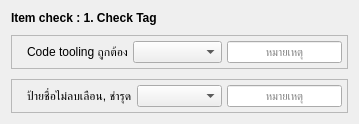
                                 <widget class="QWidget" name="tab">
                                  <property name="styleSheet">
                                   <string notr="true"/>
                                  </property>
                                  <attribute name="title">
                                   <string>1.Check Tag</string>
                                  </attribute>
                                  <layout class="QVBoxLayout" name="verticalLayout_8">
                                   <item alignment="Qt::AlignTop">
                                    <widget class="QWidget" name="widget_12" native="true">
                                     <layout class="QVBoxLayout" name="verticalLayout_11">
                                      <property name="spacing">
                                       <number>10</number>
                                      </property>
                                      <property name="leftMargin">
                                       <number>0</number>
                                      </property>
                                      <property name="topMargin">
                                       <number>0</number>
                                      </property>
                                      <property name="rightMargin">
                                       <number>0</number>
                                      </property>
                                      <property name="bottomMargin">
                                       <number>0</number>
                                      </property>
                                      <item alignment="Qt::AlignTop">
                                       <widget class="QLabel" name="label_13">
                                        <property name="font">
                                         <font>
                                          <family>Tahoma</family>
                                          <pointsize>9</pointsize>
                                          <bold>true</bold>
                                         </font>
                                        </property>
                                        <property name="text">
                                         <string>Item check : 1. Check Tag</string>
                                        </property>
                                       </widget>
                                      </item>
                                      <item>
                                       <widget class="QFrame" name="frame_5">
                                        <property name="sizePolicy">
                                         <sizepolicy hsizetype="Preferred" vsizetype="Preferred">
                                          <horstretch>0</horstretch>
                                          <verstretch>0</verstretch>
                                         </sizepolicy>
                                        </property>
                                        <property name="font">
                                         <font>
                                          <family>Tahoma</family>
                                          <pointsize>9</pointsize>
                                          <bold>false</bold>
                                         </font>
                                        </property>
                                        <property name="frameShape">
                                         <enum>QFrame::StyledPanel</enum>
                                        </property>
                                        <property name="frameShadow">
                                         <enum>QFrame::Raised</enum>
                                        </property>
                                        <layout class="QHBoxLayout" name="horizontalLayout_14">
                                         <property name="spacing">
                                          <number>5</number>
                                         </property>
                                         <property name="leftMargin">
                                          <number>15</number>
                                         </property>
                                         <property name="topMargin">
                                          <number>5</number>
                                         </property>
                                         <property name="rightMargin">
                                          <number>5</number>
                                         </property>
                                         <property name="bottomMargin">
                                          <number>5</number>
                                         </property>
                                         <item alignment="Qt::AlignLeft">
                                          <widget class="QLabel" name="label_17">
                                           <property name="sizePolicy">
                                            <sizepolicy hsizetype="Expanding" vsizetype="Expanding">
                                             <horstretch>0</horstretch>
                                             <verstretch>0</verstretch>
                                            </sizepolicy>
                                           </property>
                                           <property name="font">
                                            <font>
                                             <family>Tahoma</family>
                                             <pointsize>9</pointsize>
                                             <bold>false</bold>
                                            </font>
                                           </property>
                                           <property name="text">
                                            <string>Code tooling ถูกต้อง</string>
                                           </property>
                                          </widget>
                                         </item>
                                         <item>
                                          <widget class="QComboBox" name="comboBox">
                                           <property name="sizePolicy">
                                            <sizepolicy hsizetype="Preferred" vsizetype="Preferred">
                                             <horstretch>0</horstretch>
                                             <verstretch>0</verstretch>
                                            </sizepolicy>
                                           </property>
                                           <property name="minimumSize">
                                            <size>
                                             <width>84</width>
                                             <height>20</height>
                                            </size>
                                           </property>
                                           <property name="maximumSize">
                                            <size>
                                             <width>200</width>
                                             <height>16777215</height>
                                            </size>
                                           </property>
                                           <property name="placeholderText">
                                            <string/>
                                           </property>
                                           <item>
                                            <property name="text">
                                             <string/>
                                            </property>
                                           </item>
                                           <item>
                                            <property name="text">
                                             <string>Pass</string>
                                            </property>
                                           </item>
                                           <item>
                                            <property name="text">
                                             <string>Not pass</string>
                                            </property>
                                           </item>
                                           <item>
                                            <property name="text">
                                             <string>Not check</string>
                                            </property>
                                           </item>
                                          </widget>
                                         </item>
                                         <item>
                                          <widget class="QLineEdit" name="lineEdit_4">
                                           <property name="sizePolicy">
                                            <sizepolicy hsizetype="Preferred" vsizetype="Preferred">
                                             <horstretch>0</horstretch>
                                             <verstretch>0</verstretch>
                                            </sizepolicy>
                                           </property>
                                           <property name="minimumSize">
                                            <size>
                                             <width>115</width>
                                             <height>20</height>
                                            </size>
                                           </property>
                                           <property name="font">
                                            <font>
                                             <family>Tahoma</family>
                                             <pointsize>8</pointsize>
                                            </font>
                                           </property>
                                           <property name="alignment">
                                            <set>Qt::AlignCenter</set>
                                           </property>
                                           <property name="placeholderText">
                                            <string>หมายเหตุ</string>
                                           </property>
                                          </widget>
                                         </item>
                                        </layout>
                                       </widget>
                                      </item>
                                      <item>
                                       <widget class="QFrame" name="frame_6">
                                        <property name="sizePolicy">
                                         <sizepolicy hsizetype="Preferred" vsizetype="Preferred">
                                          <horstretch>0</horstretch>
                                          <verstretch>0</verstretch>
                                         </sizepolicy>
                                        </property>
                                        <property name="frameShape">
                                         <enum>QFrame::StyledPanel</enum>
                                        </property>
                                        <property name="frameShadow">
                                         <enum>QFrame::Raised</enum>
                                        </property>
                                        <layout class="QHBoxLayout" name="horizontalLayout_15">
                                         <property name="spacing">
                                          <number>5</number>
                                         </property>
                                         <property name="leftMargin">
                                          <number>15</number>
                                         </property>
                                         <property name="topMargin">
                                          <number>5</number>
                                         </property>
                                         <property name="rightMargin">
                                          <number>5</number>
                                         </property>
                                         <property name="bottomMargin">
                                          <number>5</number>
                                         </property>
                                         <item alignment="Qt::AlignLeft">
                                          <widget class="QLabel" name="label_18">
                                           <property name="sizePolicy">
                                            <sizepolicy hsizetype="Expanding" vsizetype="Expanding">
                                             <horstretch>0</horstretch>
                                             <verstretch>0</verstretch>
                                            </sizepolicy>
                                           </property>
                                           <property name="font">
                                            <font>
                                             <family>Tahoma</family>
                                             <pointsize>9</pointsize>
                                             <bold>false</bold>
                                            </font>
                                           </property>
                                           <property name="text">
                                            <string>ป้ายชื่อไม่ลบเลือน, ชำรุด</string>
                                           </property>
                                          </widget>
                                         </item>
                                         <item>
                                          <widget class="QComboBox" name="comboBox_2">
                                           <property name="sizePolicy">
                                            <sizepolicy hsizetype="Preferred" vsizetype="Preferred">
                                             <horstretch>0</horstretch>
                                             <verstretch>0</verstretch>
                                            </sizepolicy>
                                           </property>
                                           <property name="minimumSize">
                                            <size>
                                             <width>84</width>
                                             <height>20</height>
                                            </size>
                                           </property>
                                           <property name="maximumSize">
                                            <size>
                                             <width>200</width>
                                             <height>16777215</height>
                                            </size>
                                           </property>
                                           <item>
                                            <property name="text">
                                             <string/>
                                            </property>
                                           </item>
                                           <item>
                                            <property name="text">
                                             <string>Pass</string>
                                            </property>
                                           </item>
                                           <item>
                                            <property name="text">
                                             <string>Not pass</string>
                                            </property>
                                           </item>
                                           <item>
                                            <property name="text">
                                             <string>Not check</string>
                                            </property>
                                           </item>
                                          </widget>
                                         </item>
                                         <item>
                                          <widget class="QLineEdit" name="lineEdit_5">
                                           <property name="sizePolicy">
                                            <sizepolicy hsizetype="Preferred" vsizetype="Preferred">
                                             <horstretch>0</horstretch>
                                             <verstretch>0</verstretch>
                                            </sizepolicy>
                                           </property>
                                           <property name="minimumSize">
                                            <size>
                                             <width>115</width>
                                             <height>20</height>
                                            </size>
                                           </property>
                                           <property name="font">
                                            <font>
                                             <family>Tahoma</family>
                                             <pointsize>8</pointsize>
                                             <bold>false</bold>
                                            </font>
                                           </property>
                                           <property name="alignment">
                                            <set>Qt::AlignCenter</set>
                                           </property>
                                           <property name="placeholderText">
                                            <string>หมายเหตุ</string>
                                           </property>
                                          </widget>
                                         </item>
                                        </layout>
                                       </widget>
                                      </item>
                                     </layout>
                                    </widget>
                                   </item>
                                  </layout>
                                 </widget>
